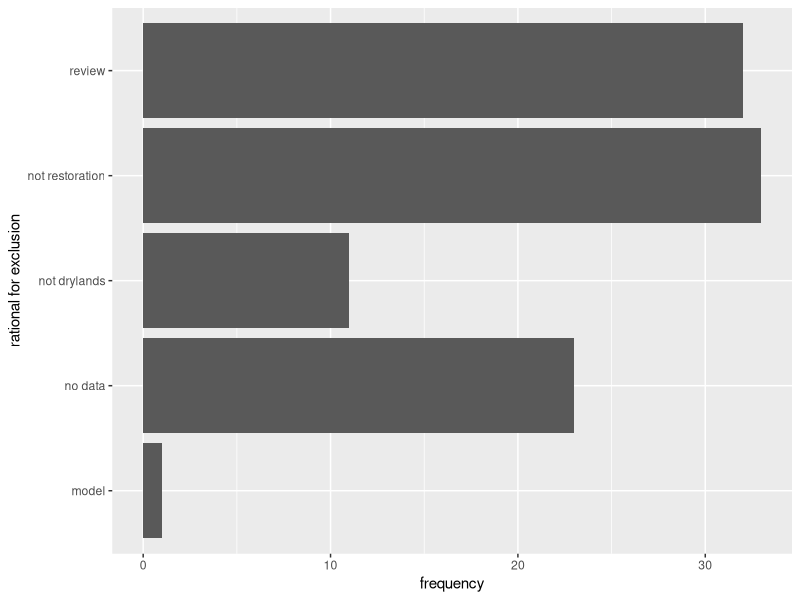
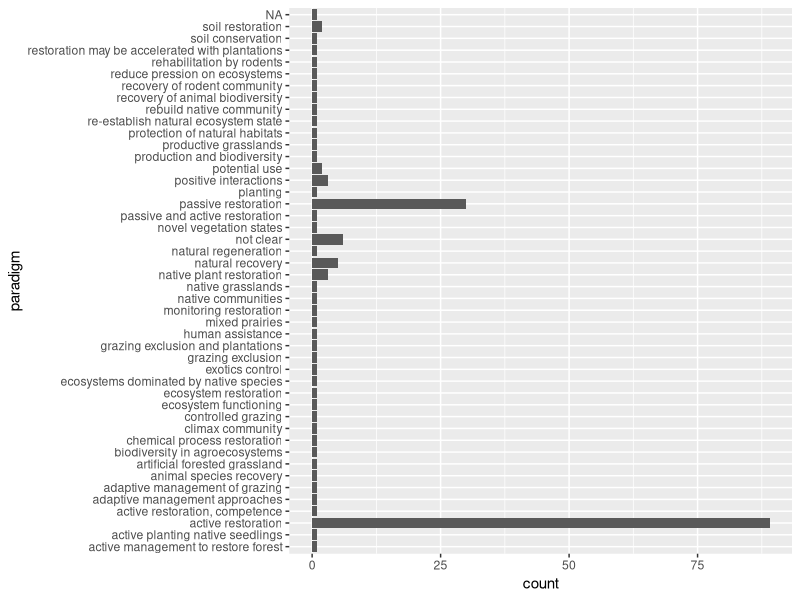
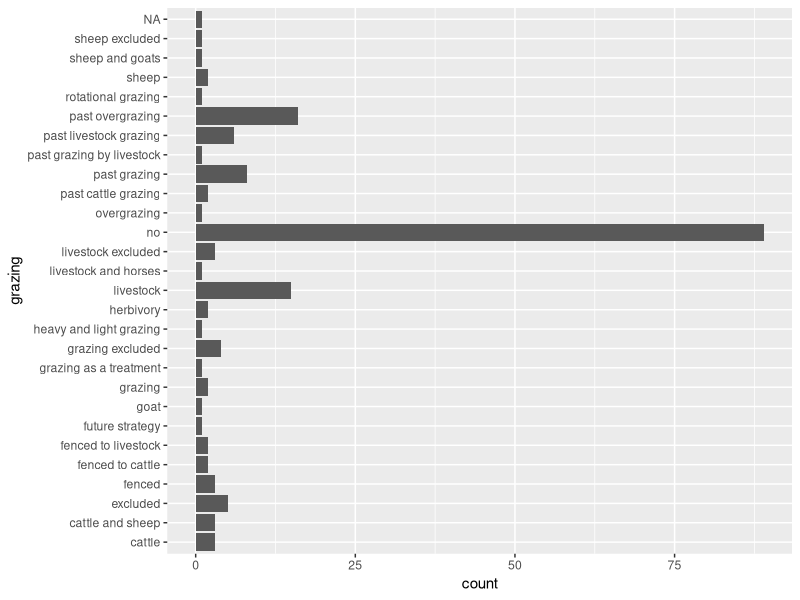

Source code (R) for these figures, in order:
## ---- chunk 1
library(tidyverse)
studies <- read_csv("data/studies.csv")
studies

#quick look at rationale needed
exclusions <- studies %>%
  filter(exclude == "yes")

#quick look at studies with paradigms
evidence <- studies %>%
  filter(exclude == "no")

#library(skimr)
#skim(evidence)
## ---- chunk 2
#exclusions
ggplot(exclusions, aes(rationale)) +
  geom_bar() +
  coord_flip() +
  labs(x = "rational for exclusion", y = "frequency")

#evidence
ggplot(evidence, aes(paradigm)) +
  geom_bar() +
  coord_flip()

ggplot(evidence, aes(grazing)) +
  geom_bar(na.rm = TRUE) +
  coord_flip()


